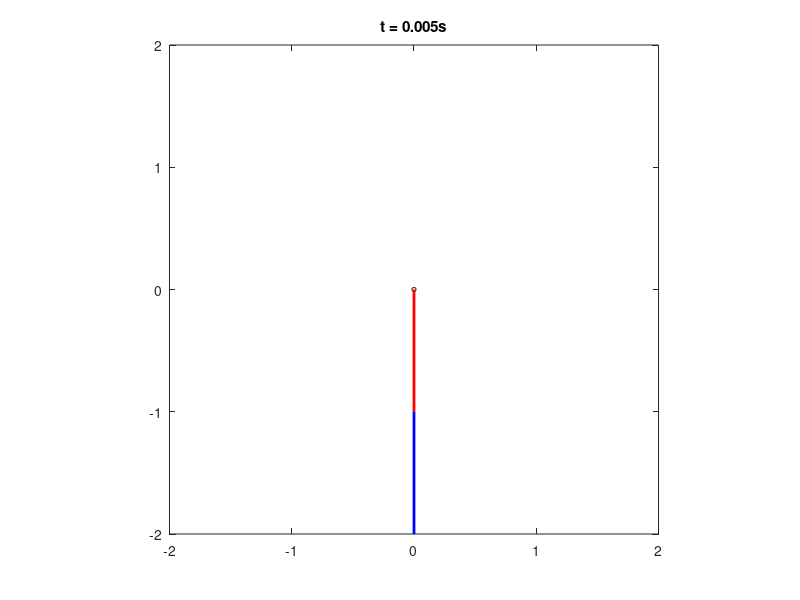

The MATLAB source for this figure: (Note: this script raises an error after producing the figure.)

clear functions %
clear all

%%%%%%%%% INITIALIZE PARAMETERS %%%%%%
%Mechanical parameters.
m1  =  1;    m2 =  1;  % masses
I1  =  0.5;  I2 = 0.5;  % inertias about cms
l   =  1;              % length of links
a   =  .5;            % dist. from O to G1 and E to G2 (see figures)
g   =  10;

% Initial conditions and other settings.
Ts = 0.005;      % simulation sample time in seconds
T  = 5;         % duration of animation  in seconds
tspan = [0:Ts:T];
q1    = 0;  % angle made by link1 with vertical
u1    = 0;  % abslolute velocity of link1   
q2    = 0;  % angle made by link2 with vertical
u2    = 0;  % abslolute velocity of link2

z = zeros(length(tspan),4);
Tau = zeros(length(tspan),2);
z(1,:)=[q1 u1 q2 u2];
options=odeset('abstol',1e-9,'reltol',1e-9);

figure(1)
i = 0;
for t = tspan(2:end)
    pause(0.00000001);
    i = i+1;
    xm1=l*sin(z(i,1));%-l*sin(z(i,1));%modified by cxc in Jan. 2018
    ym1=-l*cos(z(i,1));
    xm2=l*sin(z(i,1)) + l*sin(z(i,1)+z(i,3));%xm1-l*sin(z(i,3));%modified by cxc in Jan. 2018
    ym2=-l*cos(z(i,1))-l*cos(z(i,1)+z(i,3));
   
    plot([0],[0],'ko','MarkerSize',3); %pivot point
    hold on
    plot([0 xm1],[0 ym1],'r','LineWidth',2);% first pendulum
    plot([xm1 xm2],[ym1 ym2],'b','LineWidth',2);% second pendulum
    axis([-2*l 2*l -2*l 2*l]);
    axis square
    title(sprintf('t = %.3fs',t));
    hold off
    F(i)=getframe(gcf);
    
    %%%%%%% INTEGRATOR or ODE SOLVER %%%%%%%
    % Disturbance toruqes
    T_dis = [100*(rand(1)-0.5); 100*(rand(1)-0.5)];
    T = qp_controller(z(i,:) , m1, m2, I1, I2, l, a, g);
    Tau(i+1,:) = T';
    
    [~,zs] = ode113('dbpend_rhs_qp',[0,Ts],z(i,:),options, ...
                          m1, m2, I1, I2, l, a, g, T+T_dis);
    z(i+1,:) = zs(end,:);
end

%%
%%%%%%% POSTPROCESSING %%%%%%%%%%%%%%%%
% A routine to animate the results
% To speed up change the framespersecond
v = VideoWriter('dbpend.avi');
v.FrameRate = 1/Ts;
open(v);
writeVideo(v,F);
close(v);

%Get some plots
figure(2)
plot(tspan,z(:,1),tspan,z(:,3));
xlabel('time (s)'); ylabel('position (rad)');

%%% energy check, Total energy should be constant
%%% here we plot successive difference in total energies (should be zero)
%%% NOTE: 
%%% a) energy difference can not be better than the ode tolerance. 
%%%    This is one way to check if simulations are alright. 
%%% b) This is not true if the system is actuated or there are dissipative
%%%    forces like dampers. The TE here consists of conservative forces. 
for i=1:length(tspan)
    [KE(i), PE(i)] = dbpend_energy(tspan(i),z(i,:),m1, m2, I1, I2, l, a, g);
end
TE = KE + PE;
TE_diff = diff(TE);

figure(3)
plot(tspan(1:end-1),TE_diff)

% figure(4)
% plot(t,z(:,1),t,.1*cos(sqrt(g/l)*t));
% xlabel('time (s)'); ylabel('position (rad)');

figure(5)
plot(tspan,Tau);

 
